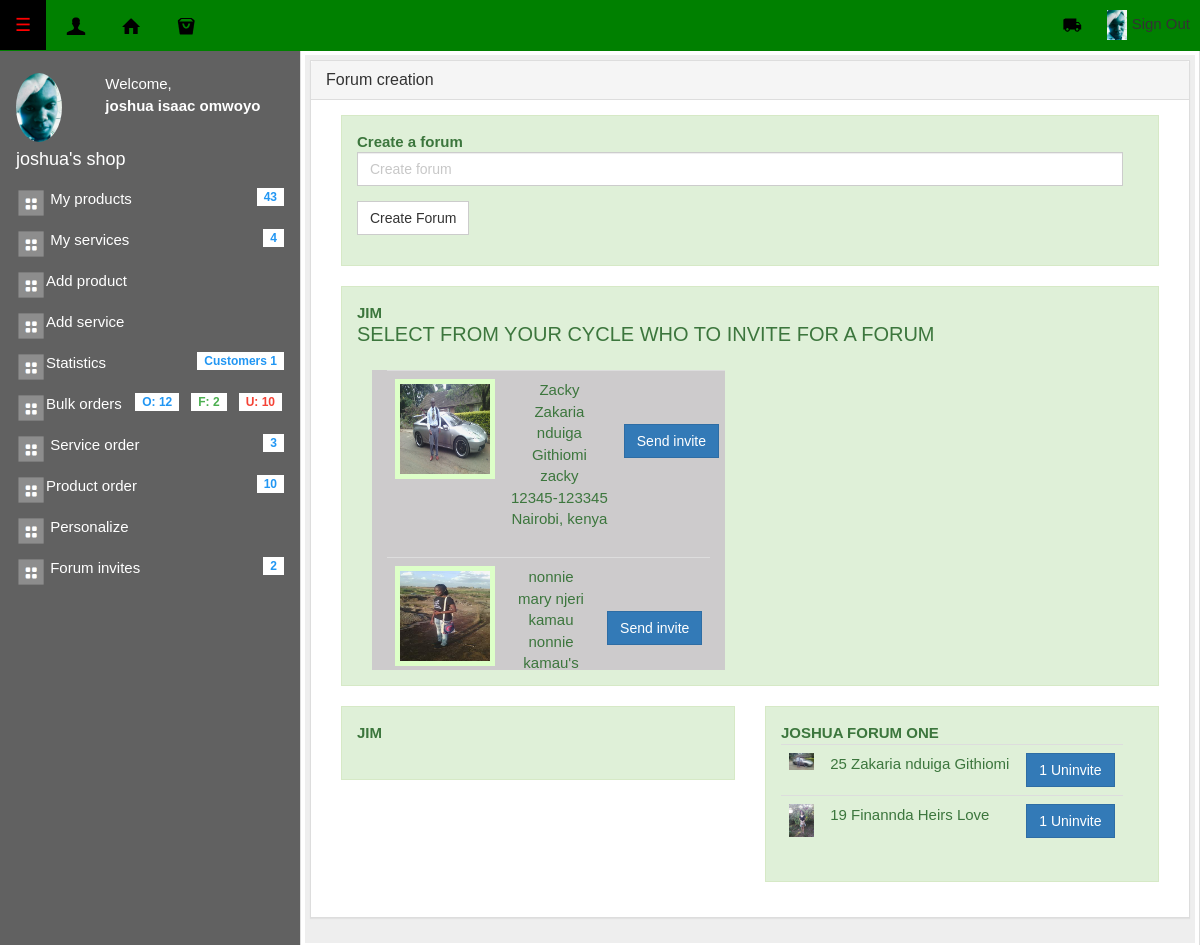
The app's page /forumInvites.php (signed in) with its own data.
### tables this page shows
CREATE TABLE `users` (
  `user_id` int(11) NOT NULL,
  `user_name` varchar(15) NOT NULL,
  `user_email` varchar(40) NOT NULL,
  `user_pass` varchar(255) NOT NULL,
  `firstname` varchar(50) NOT NULL,
  `middlename` varchar(50) NOT NULL,
  `lastname` varchar(50) NOT NULL,
  `profile_image` varchar(50) NOT NULL,
  `postaladdress` int(20) NOT NULL,
  `postalcode` int(20) NOT NULL,
  `city` varchar(50) NOT NULL,
  `country` varchar(50) NOT NULL,
  `shopname` varchar(100) DEFAULT NULL,
  `idnumber` int(50) NOT NULL,
  `license` varchar(20) NOT NULL,
  `onlinebusinessid` varchar(35) NOT NULL,
  `facebook` varchar(50) NOT NULL,
  `twitter` varchar(50) NOT NULL,
  `googleplus` varchar(50) NOT NULL,
  `linkedin` varchar(50) NOT NULL,
  `premium` int(225) NOT NULL DEFAULT '0',
  `joining_date` timestamp NOT NULL DEFAULT CURRENT_TIMESTAMP
);

CREATE TABLE `forumname` (
  `forumName_id` int(225) NOT NULL,
  `user_id` int(225) NOT NULL,
  `createForum` varchar(40) NOT NULL,
  `dateCreated` timestamp NULL DEFAULT CURRENT_TIMESTAMP
);

CREATE TABLE `businesscycle` (
  `businesscycle_id` int(225) NOT NULL,
  `user_id` int(225) NOT NULL,
  `id` int(225) NOT NULL,
  `timeposted` timestamp NOT NULL DEFAULT CURRENT_TIMESTAMP
);

CREATE TABLE `foruminvitation` (
  `foruminvitation_id` int(225) NOT NULL,
  `forumName_id` varchar(225) NOT NULL,
  `shopid` varchar(225) NOT NULL,
  `inviteduserid` varchar(225) NOT NULL,
  `accept` varchar(225) NOT NULL DEFAULT '0',
  `reject` varchar(225) NOT NULL DEFAULT '0',
  `dateinvited` timestamp NOT NULL DEFAULT CURRENT_TIMESTAMP
);

### forumInvites.php (the view, shortened to what the rows shown need)
<?php  require_once 'includes/session/pagesession.php'; ?>
<?php require_once 'includes/widgets/body/widgets/secure.php'; ?>
<?php require_once 'includes/widgets/header.php'; ?>
<?php require_once 'includes/widgets/body/navigation.php'; ?>
<link rel="stylesheet" href="includes/widgets/body/widgets/panel.css">
<?php require_once 'includes/widgets/body/pagesitepanel.php'; ?>
<div class="w3-main" style="margin-left:300px;margin-top:50px;">
	<?php require_once 'includes/widgets/body/pagesitepanel.php' ?>
	<div class="col-sm-6 col-md-12 " id = "mp" style = "padding:0px;">
		<div class="thumbnail">
			<div class="jumbotron" style = "padding:5px;margin:0px;">
				<div class="panel-group" id="accordion" role="tablist" aria-multiselectable="true">
					<div class="panel panel-default" style = "">
					    <div id="collapseOne" class="panel-collapse collapse in" role="tabpanel" aria-labelledby="headingOne">
						    <div class="panel-body">
									<div class = "row">
										<div class="col-sm-6 col-md-12">
											<div class="alert alert-success alert-dismissible " role="alert" style = "min-height:400px;">
												<?php
												    $stmt = $auth_user->runQuery("SELECT * FROM forumName WHERE user_id= $user_id ORDER BY dateCreated DESC LIMIT 1 ");
												    $stmt->execute(array());
												    $forumName=$stmt->fetchAll(PDO::FETCH_OBJ);
												    foreach ($forumName as $shopForumName) {
												    	?>
															<strong><?php  echo strtoupper($shopForumName->createForum); ?></strong>
												    	<?php
												    }
												?>
												<div class="form-horizontal" role="form" method="POST" action="" id = "search" name = "search">
												    <div class="form-group ">
												    </div>
												</div>
												<div class="col-sm-12 col-md-6">
												<div class="col-sm-12 col-md-12 table-responsive"   id="results" style = "height:300px;overflow-y:scroll;max-height:3000px;background:#CDCBCC;">
												<?php
												    $stmt = $auth_user->runQuery("
												    		SELECT *
															FROM	`users`
															JOIN	`businesscycle`
															ON		`users`.`user_id`=`businesscycle`.`id`
															WHERE   `businesscycle`.`user_id` = '$user_id'
												    	");
												    $stmt->execute(array());
												    $users=$stmt->fetchAll(PDO::FETCH_OBJ);
												    foreach ($users as $user ) {
												        ?>
									                    <table class="table table-stripped" style="width:420px;">
									                        <tr>
									                            <td><img src="<?php echo $user->profile_image; ?>" alt="..." style = "height:100px;width:100px;border-radius:;border:5px solid #DDFFC8;" class = "myHover" /></td>
									                            <td style="text-align:center;">
									                                <?php echo $user->user_name . ' <br /> ' ; ?>
									                                <?php echo $user->firstname . ' ' . $user->middlename . ' ' . $user->lastname . ' <br /> ' ; ?>
									                                <?php echo $user->shopname . ' <br /> ' ; ?>
									                                <?php echo $user->postaladdress . '-' . $user->postalcode . ' <br /> ' ; ?>
									                                <?php echo $user->city . ', ' . $user->country; ?>
									                            </td>
									                            <td>
															    <?php
																    $stmt = $auth_user->runQuery("SELECT * FROM forumName WHERE user_id= $user_id ORDER BY dateCreated DESC LIMIT 1 ");
																    $stmt->execute(array());
																    $forumName=$stmt->fetchAll(PDO::FETCH_OBJ);
																    foreach ($forumName as $shopForumName) {
																    	?>
																		<form class="form-horizontal" role="form" method="POST" >
																	        <button type="submit" name="foruminvitationbutton" class = "btn btn-primary">Send invite</button> <br />
																	    </form>
																    	<?php
																    }
																?>
									                            </td>
									                        </tr>
									                    </table>
												        <?php
												    }
												?>
												</div>
												</div>
												<div class="table-responsive" style = "height:300px;">
												</div>
											</div>
										</div>
										<?php
										    $stmt = $auth_user->runQuery("SELECT * FROM forumName WHERE user_id= $user_id ORDER BY dateCreated DESC ");
										    $stmt->execute(array());
										    $forumName=$stmt->fetchAll(PDO::FETCH_OBJ);
										    foreach ($forumName as $shopForumName) {
										    	?>
												<div class="col-sm-6 col-md-6">
													<div class="alert alert-success alert-dismissible " role="alert">
														<strong><?php  echo strtoupper($shopForumName->createForum); ?></strong>
														<div class="table-responsive" style = "max-height:300px;">
															<table class="table table-stripped" >
															    <?php
																    $stmt = $auth_user->runQuery("SELECT *
																							    	FROM 	`foruminvitation`
																							    	JOIN 	`users`
																							    	ON 		`foruminvitation`.`inviteduserid`=`users`.`user_id`
																							    	WHERE 	`foruminvitation`.`forumName_id`='$shopForumName->forumName_id'
																							    	ORDER BY `dateinvited` DESC
																							    ");
																    $stmt->execute(array());
																    $foruminvitation=$stmt->fetchAll(PDO::FETCH_OBJ);
																    foreach ($foruminvitation as $foruminvite) {
																    	?>
																			<tr>
																				<td><img src="<?php echo $foruminvite->profile_image; ?>" alt="<?php echo $foruminvite->firstname; ?>" style="width:25px;" /></td>
																				<td><?php echo $foruminvite->inviteduserid. ' '; ?><?php echo $foruminvite->firstname. ' '; ?><?php echo $foruminvite->middlename. ' '; ?><?php echo $foruminvite->lastname. ' '; ?></td>
																				<td><button class = "btn btn-primary">1 Uninvite</button></td>
																			</tr>
																    	<?php
																    }
																?>
															</table>
														</div>
													</div>
												</div>
										    	<?php
										    }
										?>
									</div>
						    </div>
					    </div>
					</div>
				</div>
			</div>
		</div>
	</div>
</div>
<?php require_once 'includes/widgets/footer/footer.php'; ?>

### includes/widgets/body/navigation.php (shortened to what the rows shown need)
<nav class="navbar navbar-fixed-top" style = "background:green;">
    <div class="container-fluid">
        <div class="collapse navbar-collapse" id="bs-example-navbar-collapse-1">
            <ul class="nav navbar-nav navbar-right">
                <li class="dropdown">
                <a href="logout.php?logout=true" class="dropdown-toggle" aria-haspopup="true" aria-expanded="false"  style = "padding:10px;">
                    <img src = "<?php print($userRow['profile_image']); ?>" style = "padding:0px;margin:0px;height:30px;" /> Sign Out
                 </a>
                </li>
            </ul>
        </div>
    </div>
</nav>

### includes/widgets/body/pagesitepanel.php (shortened to what the rows shown need)
<nav class="w3-sidenav w3-dark-grey w3-collapse w3-white " style="z-index:3;width:300px;" id="mySidenav"><br>
    <div class="w3-container w3-row" >
        <div class="w3-col s4">
            <img src=" <?php echo $userRow['profile_image']; ?> " class="w3-circle w3-margin-right" style="width:46px">
        </div>
        <div class="w3-col s8">
            <span>Welcome, <br /><strong><?php echo $userRow['firstname']; ?> <?php echo $userRow['middlename']; ?> <?php echo $userRow['lastname']; ?></strong></span><br>
        </div>
    </div>
    <div class="w3-container">
        <h5><?php echo $userRow['shopname']; ?></h5>
    </div>
    <br />
    <br />
</nav>

### records on screen
users: profile_image (picture), firstname "joshua", middlename "isaac", lastname "omwoyo", shopname "joshua's shop"
forumname: createForum "JIM"
businesscycle: users.profile_image (picture), users.user_name "Zacky", users.firstname "Zakaria", users.middlename "nduiga", users.lastname "Githiomi", users.shopname "zacky", users.postaladdress "12345", users.postalcode "123345", users.city "Nairobi", users.country "kenya"
businesscycle: users.profile_image (picture), users.user_name "nonnie", users.firstname "mary", users.middlename "njeri", users.lastname "kamau", users.shopname "nonnie kamau's…"
forumname: createForum "JOSHUA FORUM ONE"
foruminvitation: users.profile_image (picture), inviteduserid "25", users.firstname "Zakaria", users.middlename "nduiga", users.lastname "Githiomi"
foruminvitation: users.profile_image (picture), inviteduserid "19", users.firstname "Finannda", users.middlename "Heirs", users.lastname "Love"
